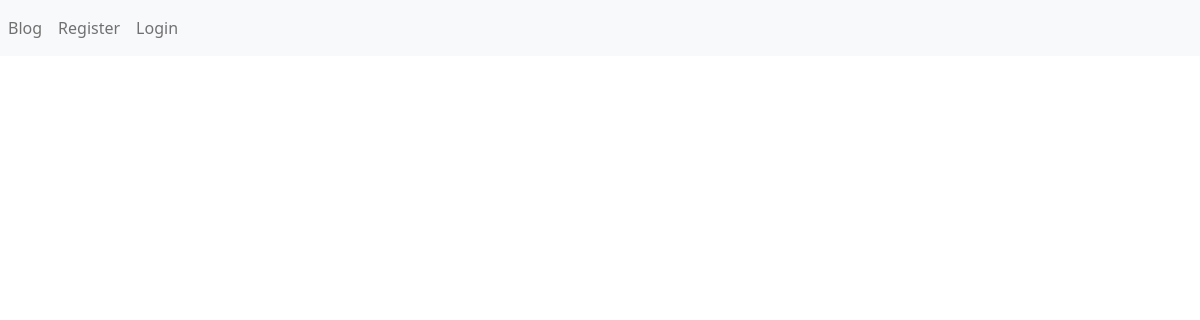
The page /blog/ on the database as committed earlier.
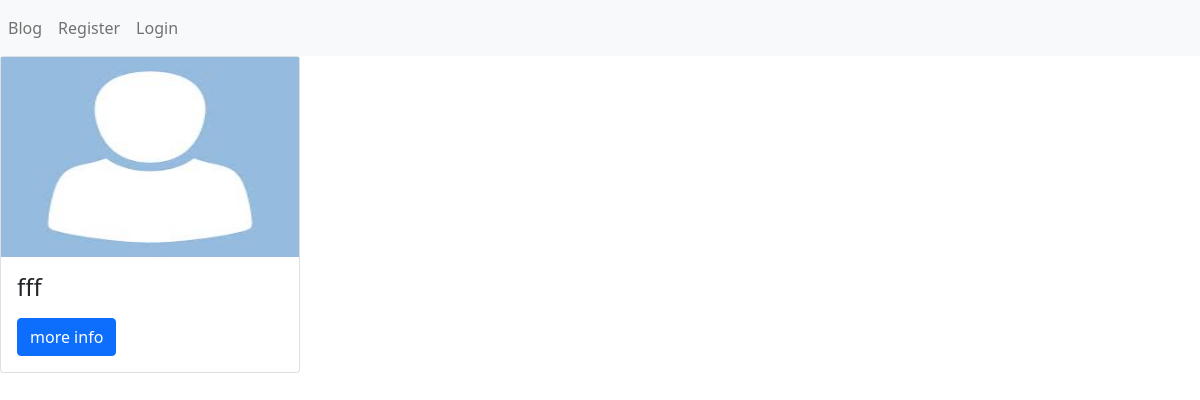
The same page on the database as committed later.
### blog/models.py (models this page shows, shortened)
class Blog(models.Model):
    user=models.ForeignKey(User,on_delete=models.CASCADE,related_name='user_blog')
    title=models.CharField(max_length=100)
    slug=models.SlugField(unique=True)
    created=models.DateTimeField(auto_now_add=True)
    updated=models.DateTimeField(auto_now=True)
    publish=models.BooleanField(default=False)
    image=models.ImageField(upload_to='blogs/',blank=True)
    description=RichTextUploadingField(null=True,blank=True)
    category=models.ForeignKey(Category,on_delete=models.CASCADE,related_name='categories',null=True)
    likes=models.ManyToManyField(User,related_name='userlike',)
    unlikes=models.ManyToManyField(User,related_name='userunlike',)
    class Meta:
        verbose_name = 'Blogs'
        verbose_name_plural = 'Blogs'
    def get_absolute_url(self):
        return reverse('blog:detail',args={self.id})

### blog/views.py (the view)
# urls.py: path('',All_Blogs.as_view(),name='Blogs'),
class All_Blogs(ListView):
    context_object_name = 'blog'
    template_name = 'blog/allblogs.html'
    paginate_by = 1
    def get_queryset(self):
        blog=Blog.objects.filter(publish=True)
        return  blog

### blog/templates/blog/allblogs.html (shortened to what this page needs)
{% extends 'base.html' %}
{% block content %}
    <div class="row">
     {% for item in blog %}
     <div class="col-4">
         <div class="card" style="width:300px">
             {% if item.image %}
           <img class="card-img-top" src="{{ item.image.url }}" alt="Card image" height="200px" width="100px" style="width:100%" >
                 {% else %}
                 <img src="/static/assets/images/profile/avatar.jpg" height="200px" width="100px" style="width:100%" >
             {% endif %}
           <div class="card-body">
            <h4 class="card-title">{{ item.title }}</h4>
            <a href="{{ item.get_absolute_url }}" class="btn btn-primary">more info</a>
    </div>
  </div>
     </div>
        {% endfor %}
    </div>
{% endblock %}

### templates/base.html (shortened to what this page needs)
<!DOCTYPE html>
<html lang="en">
<head>
    <link rel="stylesheet" href="https://cdnjs.cloudflare.com/ajax/libs/font-awesome/4.7.0/css/font-awesome.min.css">
    <link href="https://cdn.jsdelivr.net/npm/bootstrap@5.1.3/dist/css/bootstrap.min.css" rel="stylesheet">
    {% include 'navbar.html' %}
</head>
<body>
{% block content %}
{% endblock %}
</body>
</html>

### templates/navbar.html (shortened to what this page needs)
  <nav class="navbar navbar-light navbar-expand-lg bg-light">
  <div class="collapse navbar-collapse" id="navbarSupportedContent">
    <ul class="navbar-nav mr-auto">
      <li class="nav-item active">
        <a class="nav-link" href="{% url 'blog:Blogs'%} ">Blog</a>
      </li>
        {% if not request.user.is_authenticated %}
      <li class="nav-item ">
        <a class="nav-link" href="{% url 'accounts:register' %}">Register</a>
      </li>
      <li class="nav-item">
        <a class="nav-link" href="{% url 'accounts:login' %}">Login</a>
      </li>
       {% endif %}
 </div>
</nav>

Rows that differ between the two databases and show on the page:
added Blog: title "fff"
